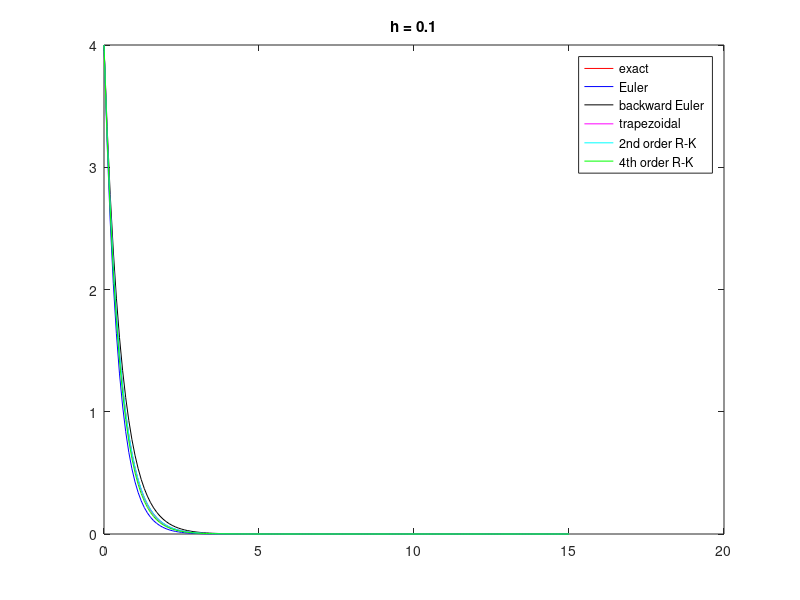
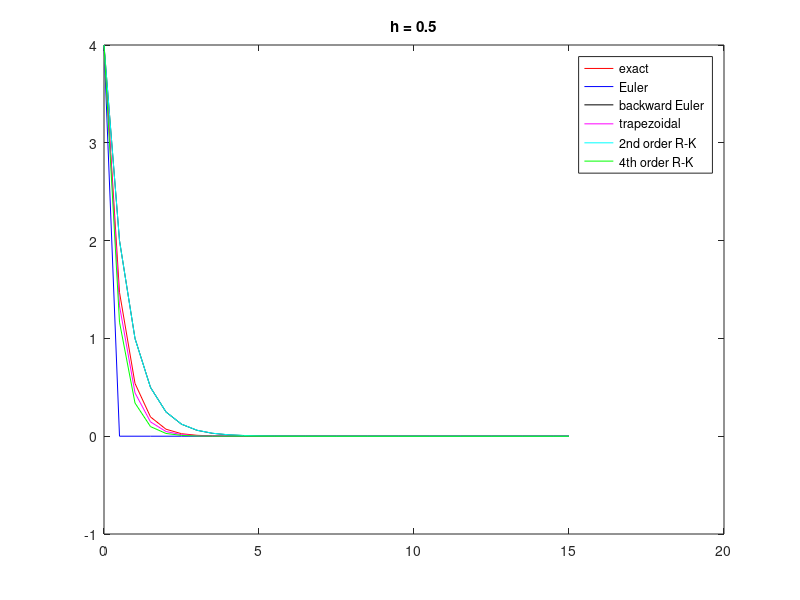
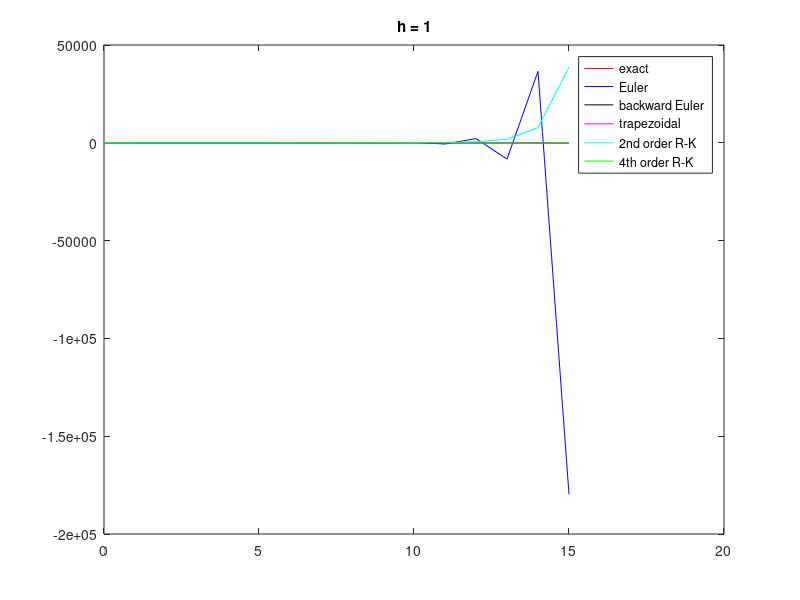

The MATLAB source for these figures, in order:
clear all
clc

function re = exact_y(x)
  re = 4*exp(-2*x-x^3/300);
endfunction
function re = sigmaE(x,h)
  re = 1 - 2*h - 0.02*h*x^2;
endfunction
function re = sigmaBE(x,h)
  re = 1/(1+h*(2+0.01*x^2));
endfunction
function re = sigmaT(x1,x2,h)
  re = (1-h-h/200*x1^2)/(1+h+h/200*x2^2);
endfunction
function re = sigma2nd(x,h,y)
  k1 = h*(-2-0.01*x^2)*y;
  k2 = h*(-2-0.01*(x+h/2)^2)*(y+k1/2);
  re = y + k2;
endfunction
function re = sigma4th(x,h,y)
  k1 = h*(-2-0.01*x^2)*y;
  k2 = h*(-2-0.01*(x+h/2)^2)*(y+k1/2);
  k3 = h*(-2-0.01*(x+h/2)^2)*(y+k2/2);
  k4 = h*(-2-0.01*(x+h)^2)*(y+k3);
  re = y + k1/6 + k1/3 + k2/3 + k4/6;
endfunction

h1 = 0.1;
h2 = 0.5;
h3 = 1;
x1 = 0:h1:15;
x2 = 0:h2:15;
x3 = 0:h3:15;

#=== start to plot h =0.1 ===
y = zeros(1,15/h1+1); y(1) = 4;
yE = zeros(1,15/h1+1); yE(1) = 4;
yBE = zeros(1,15/h1+1); yBE(1) = 4;
yT = zeros(1,15/h1+1); yT(1) = 4;
y2nd = zeros(1,15/h1+1); y2nd(1) = 4;
y4th = zeros(1,15/h1+1); y4th(1) = 4;

for i =2:length(x1)
  y(i) = exact_y(x1(i));
  yE(i) = sigmaE(x1(i-1), h1) * yE(i-1);
  yBE(i) = sigmaBE(x1(i-1), h1) * yBE(i-1);
  yT(i) = sigmaT(x1(i-1), x1(i), h1) * yT(i-1);
  y2nd(i) = sigma2nd(x1(i-1), h1, y2nd(i-1) );
  y4th(i) = sigma4th(x1(i-1), h1, y4th(i-1) );
endfor

figure(1)
plot(x1,y,'r')
hold
plot(x1,yE,'b')
plot(x1,yBE,'k')
plot(x1,yT,'m')
plot(x1,y2nd,'c')
plot(x1,y4th,'g')
legend('exact','Euler','backward Euler','trapezoidal','2nd order R-K','4th order R-K');
title('h = 0.1')
#==== end ======

#==== start to plot h =0.5 ===
y = zeros(1,15/h2+1); y(1) = 4;
yE = zeros(1,15/h2+1); yE(1) = 4;
yBE = zeros(1,15/h2+1); yBE(1) = 4;
yT = zeros(1,15/h2+1); yT(1) = 4;
y2nd = zeros(1,15/h2+1); y2nd(1) = 4;
y4th = zeros(1,15/h2+1); y4th(1) = 4;

for i =2:length(x2)
  y(i) = exact_y(x2(i));
  yE(i) = sigmaE(x2(i-1), h2) * yE(i-1);
  yBE(i) = sigmaBE(x2(i-1), h2) * yBE(i-1);
  yT(i) = sigmaT(x2(i-1), x2(i), h2) * yT(i-1);
  y2nd(i) = sigma2nd(x2(i-1), h2, y2nd(i-1) );
  y4th(i) = sigma4th(x2(i-1), h2, y4th(i-1) );
endfor

figure(2)
plot(x2,y,'r')
hold
plot(x2,yE,'b')
plot(x2,yBE,'k')
plot(x2,yT,'m')
plot(x2,y2nd,'c')
plot(x2,y4th,'g')
legend('exact','Euler','backward Euler','trapezoidal','2nd order R-K','4th order R-K');
title('h = 0.5')
#=== end ===

#=== start to plot h = 1 ====
y = zeros(1,15/h3+1); y(1) = 4;
yE = zeros(1,15/h3+1); yE(1) = 4;
yBE = zeros(1,15/h3+1); yBE(1) = 4;
yT = zeros(1,15/h3+1); yT(1) = 4;
y2nd = zeros(1,15/h3+1); y2nd(1) = 4;
y4th = zeros(1,15/h3+1); y4th(1) = 4;

for i =2:length(x3)
  y(i) = exact_y(x3(i));
  yE(i) = sigmaE(x3(i-1), h3) * yE(i-1);
  yBE(i) = sigmaBE(x3(i-1), h3) * yBE(i-1);
  yT(i) = sigmaT(x3(i-1), x3(i), h3) * yT(i-1);
  y2nd(i) = sigma2nd(x3(i-1), h3, y2nd(i-1) );
  y4th(i) = sigma4th(x3(i-1), h3, y4th(i-1) );
endfor

figure(3)
plot(x3,y,'r')
hold
plot(x3,yE,'b')
plot(x3,yBE,'k')
plot(x3,yT,'m')
plot(x3,y2nd,'c')
plot(x3,y4th,'g')
legend('exact','Euler','backward Euler','trapezoidal','2nd order R-K','4th order R-K');
title('h = 1')
#=== end ===